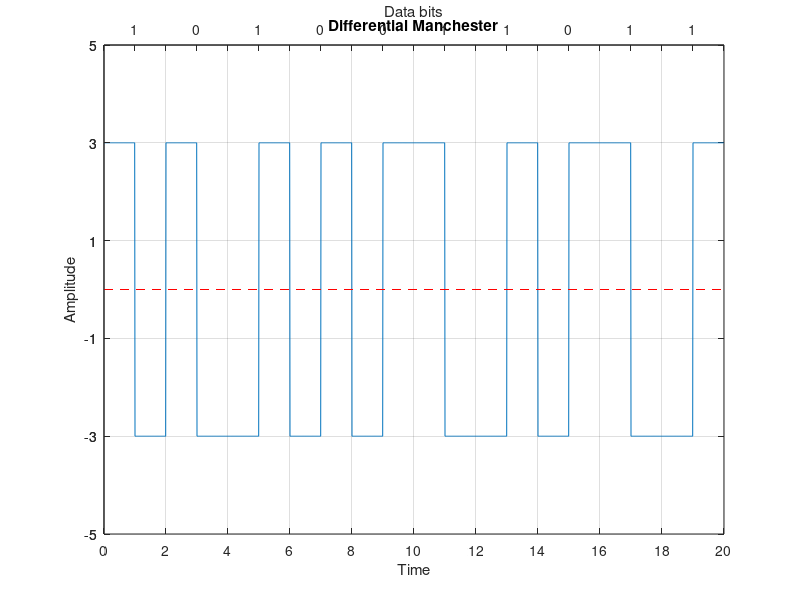

Reproduce this figure in MATLAB.
clear all;
close all;
clc;

bits = [1 0 1 0 0 1 1 0 1 1];
bit_duration = 2;

fs = 100;
Total_time = length(bits) * bit_duration;   # time needed to send whole data
t = 0: 1/fs: Total_time-(1/fs);

one = [ones(1, (fs/2) * bit_duration).*3, ones(1, (fs/2) * bit_duration).*-3];
zero = [ones(1, (fs/2) * bit_duration).*-3, ones(1, (fs/2) * bit_duration).*3];

# sender end
prv_bit = zero;
for i = 1 : length(bits)
  if bits(i) == 0
    diff_manchester(((i-1) * bit_duration * fs) + 1 : i * bit_duration * fs) = prv_bit;
  else
    prv_bit = prv_bit .* -1;
    diff_manchester(((i-1) * bit_duration * fs) + 1 : i * bit_duration * fs) = prv_bit;
  endif
endfor

# ploting
plot(t, diff_manchester);
xticks([0: bit_duration: Total_time]);
yticks([-5: 2: 5]);
ylim([-5, 5]);
xlim([0, Total_time]);
grid on;
title("Differential Manchester");
xlabel("Time");
ylabel("Amplitude");
line ([0, Total_time], [0 0], "linestyle", "--", "color", "r");

% Top axis
ax1=gca;
ax2 = axes('Position', get(ax1, 'Position'), 'Color', 'none');
set(ax2, 'XAxisLocation', 'top');
set(ax2, 'XLim', get(ax1, 'XLim'));
set(ax2, 'YLim', get(ax1, 'YLim'));
set(ax2, 'XTick', [bit_duration/2: bit_duration: Total_time]);
set(ax2, 'YTick', [-5: 2: 5]);
set(ax2, 'XTickLabel', bits);
set(ax2, 'XLabel', 'Data bits');


# receiver end
checker = one;
for i = 1 : length(diff_manchester)/(bit_duration * fs)
  if diff_manchester(((i-1) * bit_duration * fs) + 1 : i * bit_duration * fs) == checker
    rcv_data(i) = 1;
    checker = checker .* -1;
  else
    rcv_data(i) = 0;
  endif
endfor

disp(rcv_data);
